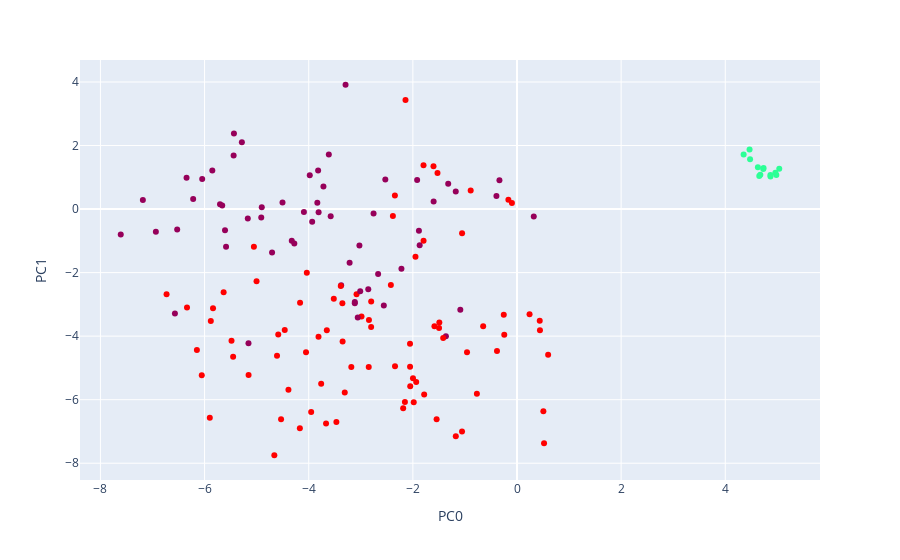

Here is the notebook cell this chart was saved with:
### Code cell
vectors_labelled = principal_df
vectors_labelled['Cluster'] = list(cluster_labels)

# Picking a few clusters so they are more easily distinguished
clusters = vectors_labelled.loc[(vectors_labelled.loc[:,'Cluster'] == 5) | 
                               (vectors_labelled.loc[:,'Cluster'] == 10) |
                               (vectors_labelled.loc[:,'Cluster'] == 15)]

fig = px.scatter(clusters, 
                 x='PC0', y='PC1', 
                 hover_data={'Title': list(clusters.iloc[:, 0])},
                 color='Cluster',
                 color_continuous_scale=px.colors.sequential.Rainbow)

fig.update(layout_coloraxis_showscale=False)
fig.layout.height = 500
fig.show()

### Figure 1 — Plotly figure (JSON) as saved in the notebook; plotly's stock layout.template omitted (floating-point values rounded to 4 significant figures; data arrays with more than 128 entries replaced by an {"elided": "..."} marker saying what was removed)
{"data": [{"customdata": {"elided": "154x1 str values"}, "hovertemplate": "PC0=%{x}<br>PC1=%{y}<br>Title=%{customdata[0]}<br>Cluster=%{marker.color}<extra></extra>", "legendgroup": "", "marker": {"color": {"elided": "154 int values"}, "coloraxis": "coloraxis", "symbol": "circle"}, "mode": "markers", "name": "", "orientation": "v", "showlegend": false, "type": "scatter", "x": {"elided": "154 float values"}, "xaxis": "x", "y": {"elided": "154 float values"}, "yaxis": "y"}], "layout": {"autosize": true, "coloraxis": {"colorbar": {"title": {"text": "Cluster"}}, "colorscale": [[0, "rgb(150,0,90)"], [0.125, "rgb(0,0,200)"], [0.25, "rgb(0,25,255)"], [0.375, "rgb(0,152,255)"], [0.5, "rgb(44,255,150)"], [0.625, "rgb(151,255,0)"], [0.75, "rgb(255,234,0)"], [0.875, "rgb(255,111,0)"], [1, "rgb(255,0,0)"]], "showscale": false}, "legend": {"tracegroupgap": 0}, "margin": {"t": 60}, "xaxis": {"anchor": "y", "autorange": true, "domain": [0, 1], "range": [-8.357, 5.784], "title": {"text": "PC0"}, "type": "linear"}, "yaxis": {"anchor": "x", "autorange": true, "domain": [0, 1], "range": [-8.55, 4.714], "title": {"text": "PC1"}, "type": "linear"}}}
